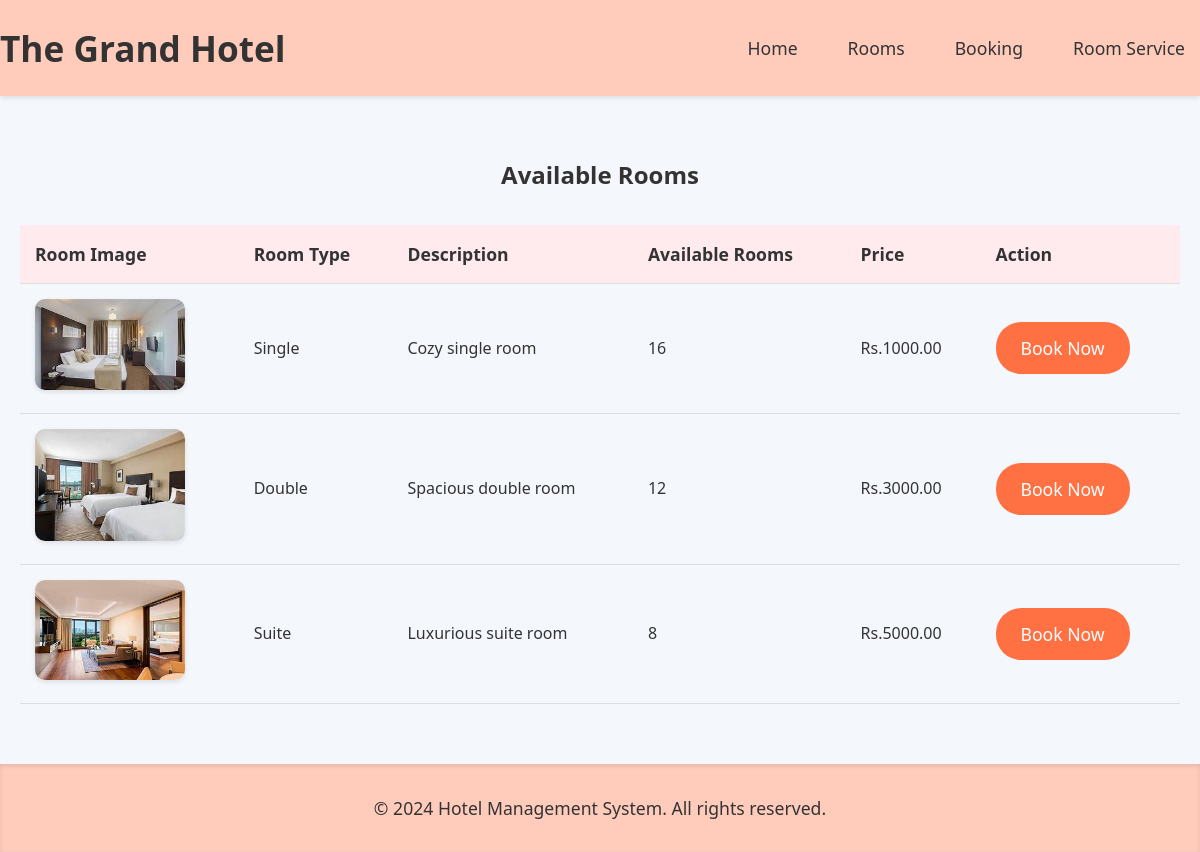
/rooms/, run on the app's committed database.
### hotel/models.py (models this page shows, shortened)
class Room(models.Model):
    room_type = models.CharField(max_length=50)
    available_rooms = models.IntegerField()
    price = models.DecimalField(max_digits=10, decimal_places=2, default=100.00)  # Default price is $100.00
    description = models.TextField(default="No description available.")  # Default description text

### hotel/views.py (the view)
# urls.py: path('rooms/', views.rooms, name='rooms'),
def rooms(request):
    rooms = Room.objects.all()  # Fetch all rooms from the database
    return render(request, 'rooms.html', {'rooms': rooms})  # Pass rooms to the template

### templates/hotel/rooms.html
{% extends 'base.html' %}
{% load static %}
{% block content %}
<h2>Available Rooms</h2>
<table class="room-table">
    <tr>
        <th>Room Image</th>
        <th>Room Type</th>
        <th>Description</th>
        <th>Available Rooms</th>
        <th>Price</th>
        <th>Action</th>
    </tr>
    {% for room in rooms %}
    <tr>
        <td>
            <img src="{% static 'images/' %}{{ room.room_type }}_room.jpg" alt="{{ room.room_type|title }} Room" width="150">
        </td>
        <td>{{ room.room_type|title }}</td>
        <td>
            <p>{{ room.description }}</p>
        </td>
        <td>{{ room.available_rooms }}</td>
        <td>Rs.{{ room.price }}</td>
        <td>
            <a href="{% url 'bookings' %}?room_type={{ room.room_type }}" class="book-now-btn">Book Now</a>
        </td>
    </tr>
    {% endfor %}
</table>
{% endblock %}

### static/css/styles.css (style rules this page uses)
* { margin: 0; padding: 0; box-sizing: border-box; }
body { font-family: 'Segoe UI', Tahoma, Geneva, Verdana, sans-serif; background-color: #f4f7fb; color: #333; line-height: 1.6; }
.room-table { width: 100%; border-collapse: collapse; margin-top: 30px; font-family: 'Segoe UI', Tahoma, Geneva, Verdana, sans-serif; }
.room-table th, .room-table td { padding: 15px; text-align: left; border-bottom: 1px solid #ddd; }
.room-table th { background-color: #ffebee; color: #333; font-size: 1.1em; }
.room-table img { max-width: 150px; height: auto; border-radius: 10px; box-shadow: 0 2px 5px rgba(0, 0, 0, 0.1); }
.book-now-btn { padding: 12px 25px; background-color: #ff7043; color: white; text-decoration: none; border-radius: 25px; display: inline-block; font-size: 1.1em; transition: background-color 0.3s ease, transform 0.3s ease; }

### data on the page
Room: room_type (picture), room_type "Single", description "Cozy single room", available_rooms "16", price "1000.00"
Room: room_type (picture), room_type "Double", description "Spacious double room", available_rooms "12", price "3000.00"
Room: room_type (picture), room_type "Suite", description "Luxurious suite room", available_rooms "8", price "5000.00"
